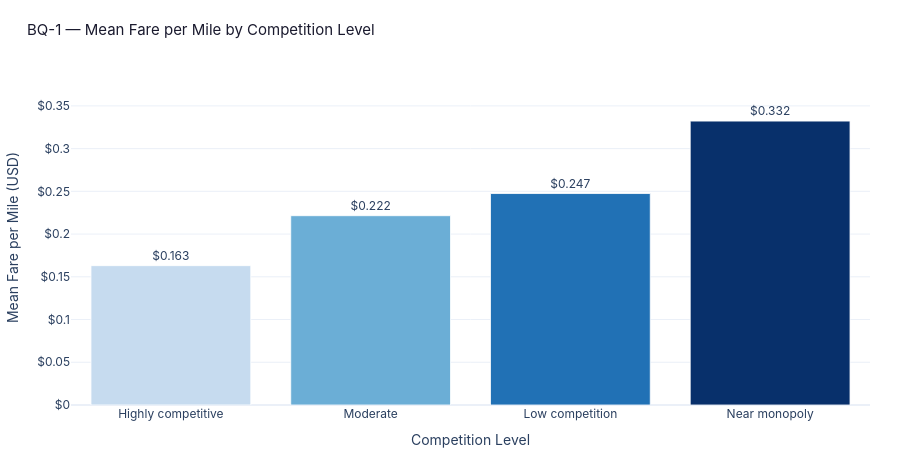

Write notebook code for a chart like this one.
### Code cell
# Plotly bar — sequential single-hue palette encodes ordering without multi-color
# C_SEQ goes light→dark mapping least→most concentrated (matches intuition:
# darker = heavier concentration = more pricing power)

comp_means = (
    df.groupby('competition_level', observed=True)['fare_per_mile']
    .mean()
    .reindex(COMP_ORDER)
    .reset_index()
)
comp_means.columns = ['Competition Level', 'Mean Fare per Mile']

fig = go.Figure(go.Bar(
    x=comp_means['Competition Level'],
    y=comp_means['Mean Fare per Mile'],
    marker_color=C_SEQ,          # 4 sequential blues — lightest to darkest
    marker_line_color='white',
    marker_line_width=0.8,
    text=comp_means['Mean Fare per Mile'].map('${:.3f}'.format),
    textposition='outside',
    hovertemplate='%{x}<br>Mean fare/mile: $%{y:.4f}<extra></extra>',
))

fig = plotly_style(fig,
    title='BQ-1 — Mean Fare per Mile by Competition Level',
    xtitle='Competition Level',
    ytitle='Mean Fare per Mile (USD)',
    height=460,
)
fig.update_yaxes(tickprefix='$', range=[0, comp_means['Mean Fare per Mile'].max() * 1.18])
fig.update_layout(showlegend=False)
fig.show()

### Figure 1 — Plotly figure (JSON) as saved in the notebook; plotly's stock layout.template omitted (floating-point values rounded to 4 significant figures)
{"data": [{"hovertemplate": "%{x}<br>Mean fare/mile: $%{y:.4f}<extra></extra>", "marker": {"color": ["#c6dbef", "#6baed6", "#2171b5", "#08306b"], "line": {"color": "white", "width": 0.8}}, "text": ["$0.163", "$0.222", "$0.247", "$0.332"], "textposition": "outside", "type": "bar", "x": ["Highly competitive", "Moderate", "Low competition", "Near monopoly"], "y": [0.1631, 0.2215, 0.2474, 0.3322]}], "layout": {"font": {"family": "Inter, Arial, sans-serif", "size": 12}, "height": 460, "hoverlabel": {"bgcolor": "white", "font": {"family": "Inter, Arial, sans-serif", "size": 12}}, "legend": {"bgcolor": "rgba(255,255,255,0.9)", "bordercolor": "#dddddd", "borderwidth": 1}, "margin": {"b": 55, "l": 65, "r": 30, "t": 70}, "showlegend": false, "title": {"font": {"color": "#1a1a2e", "family": "Inter, Arial, sans-serif", "size": 15}, "text": "BQ-1 — Mean Fare per Mile by Competition Level", "x": 0.03}, "xaxis": {"title": {"text": "Competition Level"}}, "yaxis": {"range": [0, 0.392], "tickprefix": "$", "title": {"text": "Mean Fare per Mile (USD)"}}}}
